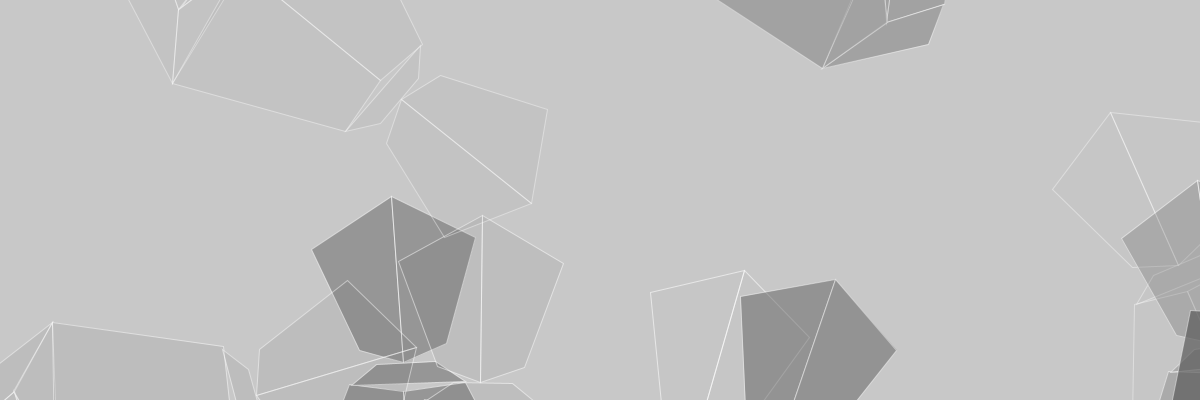
Frame 1 (no input)
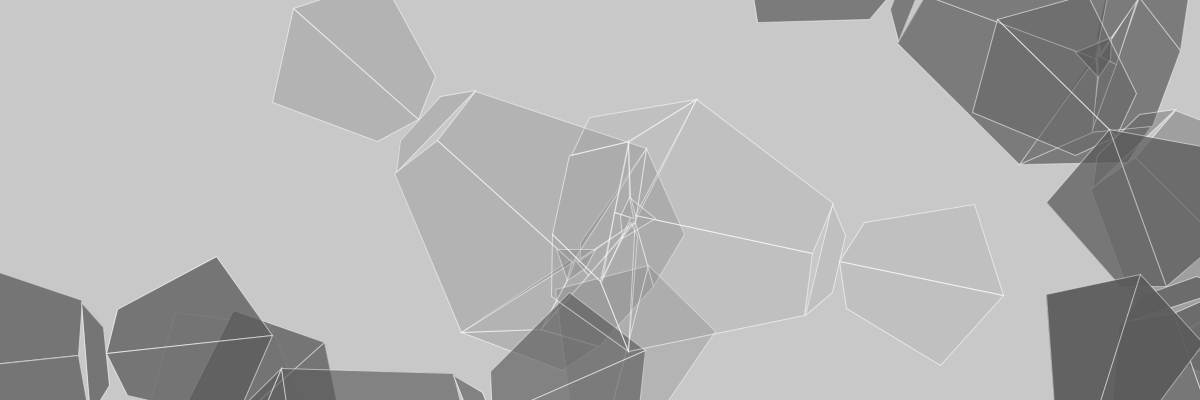
Frame 2 (the mouse pressed at the canvas centre, redrawn once)

The Processing sketch that drew these frames (run headless with seeded random() and noise(); the mouse was pressed at the canvas centre and the sketch redrawn once):

// Processing sketch: processing_116904
// ── processing_116904.pde

float r;


void setup() {
  size(1200, 400);
  smooth();
  r=random(0, 255);
  noLoop();
}

void draw() {
  background(200);




  //background(160,163,173);

  for (int i=60; i<width; i+=100) {
    perfume(i, 100, int(random(100, 150)), random(-5, 10));
  }
}



void perfume(float x, float y, float a, float b) {
  pushMatrix();
  translate(x, y);
  //  /fill(random(245), random(50), random(250));




  //size(453, 676);
  fill(90, random(255));
  stroke(255, a);
  rotate(b*0.3);

  quad(150, 511, 293, 510, 257, 567, 176, 566);
  quad(95, 454, 150, 511, 175, 565, 134, 555);
  quad(355, 469, 317, 555, 257, 567, 293, 510);
  quad(204, 499, 224, 491, 222, 511, 151, 511);
  triangle(224, 494, 291, 509, 222, 511);
  quad(95, 454, 224, 488, 203, 498, 150, 512);
  quad(355, 469, 293, 510, 229, 493, 241, 483);

  quad(168, 298, 222, 308, 221, 490, 95, 454);
  quad(222, 308, 221, 490, 355, 469, 284, 304);
  quad(220, 469, 246, 498, 225, 504, 204, 499);


  //top
  quad(224, 113, 224, 280, 181, 264, 140, 160);
  quad(224, 113, 305, 160, 268, 264, 224, 280);
  quad(170, 299, 197, 280, 256, 281, 284, 303);

  popMatrix();
}

void mousePressed () {
  redraw ();
  
}
